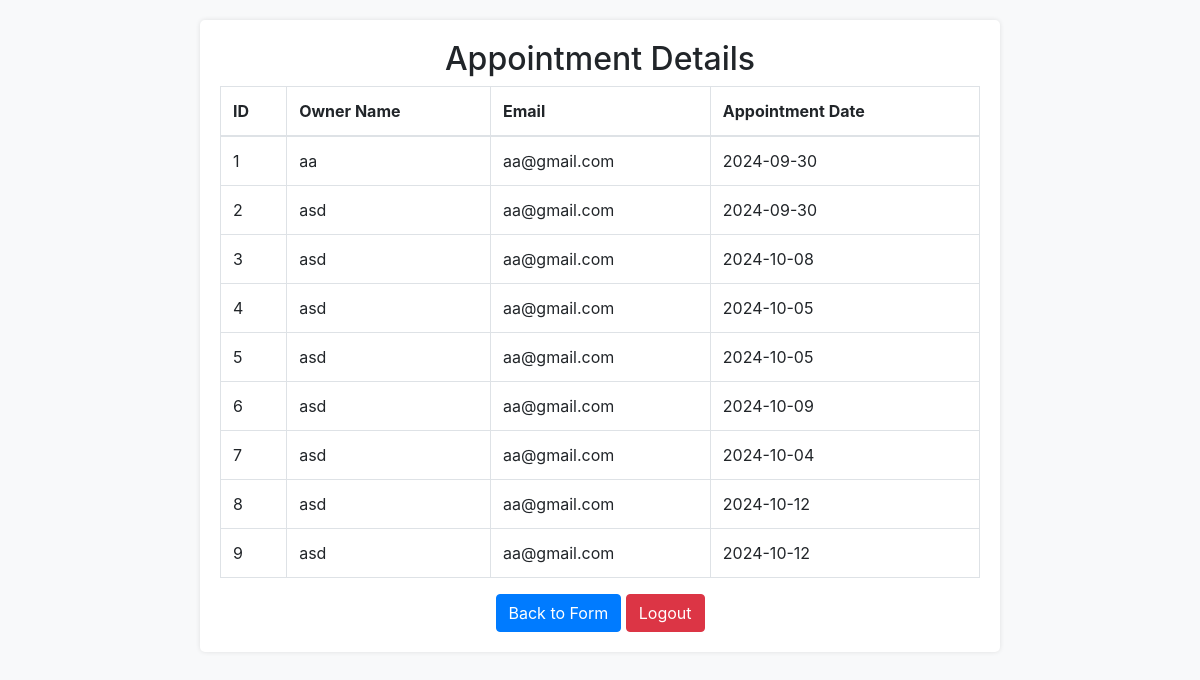
Page /result (signed in) on the committed database.
### tables this page shows
CREATE TABLE emp (
                  id INTEGER PRIMARY KEY AUTOINCREMENT, 
                  name TEXT NOT NULL, 
                  mail TEXT NOT NULL,
                  date TEXT NOT NULL);

### app.py (the view)
@app.route('/result')
def result():
    if not session.get('loggedin'):
        return redirect(url_for('login'))
    conn = sqlite3.connect('database.db')
    cursor = conn.cursor()
    cursor.execute('SELECT * FROM emp')
    data = cursor.fetchall()
    conn.close()
    return render_template('result.html', data=data)

### templates/result.html (shortened to what this page needs)
<!DOCTYPE html>
<html lang="en">
<head>
    <link rel="stylesheet" href="https://stackpath.bootstrapcdn.com/bootstrap/4.5.2/css/bootstrap.min.css">
</head>
<body>
<div class="container">
    <h2 class="text-center">Appointment Details</h2>
    <table class="table table-bordered">
        <thead>
            <tr>
                <th>ID</th>
                <th>Owner Name</th>
                <th>Email</th>
                <th>Appointment Date</th>
            </tr>
        </thead>
        <tbody>
            {% for row in data %}
            <tr>
                <td>{{ row[0] }}</td>
                <td>{{ row[1] }}</td>
                <td>{{ row[2] }}</td>
                <td>{{ row[3] }}</td>
            </tr>
            {% endfor %}
        </tbody>
    </table>
    <div class="text-center">
        <a href="{{ url_for('index') }}" class="btn btn-primary">Back to Form</a>
        <a href="{{ url_for('logout') }}" class="btn btn-danger">Logout</a>
    </div>
</div>
</body>
</html>

### templates/result.html (style rules this page uses)
body { background-color: #f8f9fa; padding: 20px; }
.container { max-width: 800px; margin: auto; background: white; padding: 20px; border-radius: 5px; box-shadow: 0 0 5px rgba(0, 0, 0, 0.1); }

### rows in the picture
emp: id "1", name "aa", mail "aa@gmail.com", date "2024-09-30"
emp: id "2", name "asd", mail "aa@gmail.com", date "2024-09-30"
emp: id "3", name "asd", mail "aa@gmail.com", date "2024-10-08"
emp: id "4", name "asd", mail "aa@gmail.com", date "2024-10-05"
emp: id "5", name "asd", mail "aa@gmail.com", date "2024-10-05"
emp: id "6", name "asd", mail "aa@gmail.com", date "2024-10-09"
emp: id "7", name "asd", mail "aa@gmail.com", date "2024-10-04"
emp: id "8", name "asd", mail "aa@gmail.com", date "2024-10-12"
emp: id "9", name "asd", mail "aa@gmail.com", date "2024-10-12"
